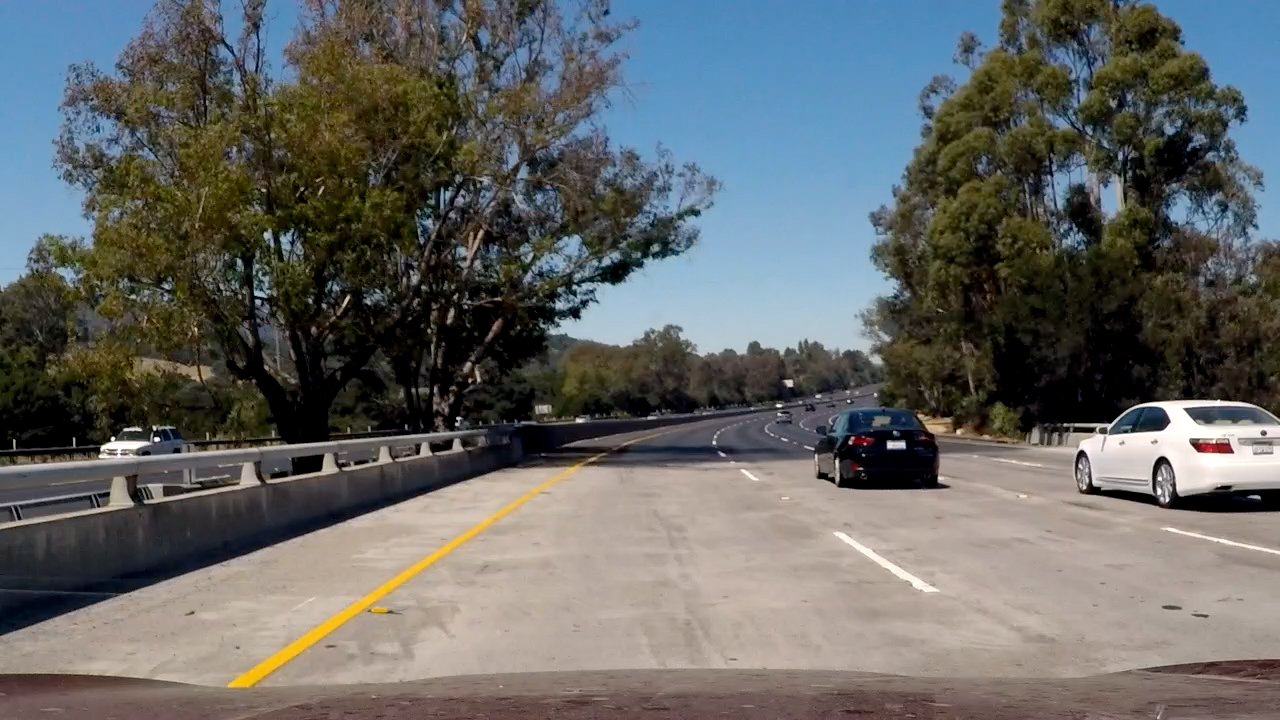
#> input picture test_images/test23.jpg, 1280 x 720 px
$ python -i thresholding.py   (imports and definitions only)   (older library calls are emulated)
#> lines starting #> are read from the running program, lines starting #| are printed output that depends on the picture
#> further down, picture is the input picture: shape (720, 1280, 3); mean B, G, R 100.6, 102.3, 100.5
import cv2
from matplotlib import pyplot as plt
import numpy as np
import pickle
from moviepy.editor import VideoFileClip

#test functions
enable_test = False

# [1 line that did not run here, left out]

def thresholding_pipeline(img, s_thresh=(170, 255), sx_thresh=(20, 100), g_thresh=(200, 255), l_thresh=(180, 255)):
#> called with s_thresh = (170, 255), sx_thresh = (20, 100), g_thresh = (200, 255), l_thresh = (180, 255)
    img = np.copy(img)
    img2 = np.copy(img)
    # Convert to HLS color space and separate the V channel
    hls = cv2.cvtColor(img, cv2.COLOR_BGR2HLS).astype(np.float)
    l_channel = hls[:,:,1]
    s_channel = hls[:,:,2]
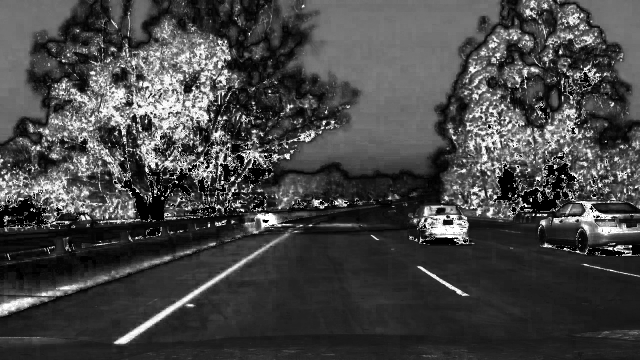
#> s_channel: shape (720, 1280) float64 (shown at 1/2 size); min 0, max 255, mean 68.9
    rgb = cv2.cvtColor(img2, cv2.COLOR_BGR2RGB).astype(np.float)

    # Sobel x
    sobelx = cv2.Sobel(l_channel, cv2.CV_64F, 1, 0) # Take the derivative in x
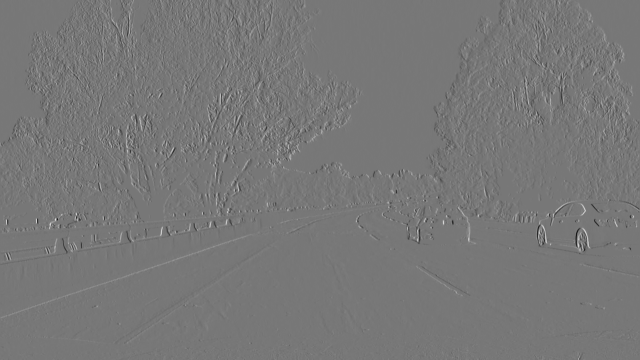
#> sobelx: shape (720, 1280) float64 (shown at 1/2 size); min -840, max 949, mean 0.2; drawn with min black and max white
    abs_sobelx = np.absolute(sobelx) # Absolute x derivative to accentuate lines away from horizontal
    scaled_sobel = np.uint8(255*abs_sobelx/np.max(abs_sobelx))

    # Threshold x gradient
    sxbinary = np.zeros_like(scaled_sobel)
    sxbinary[(scaled_sobel >= sx_thresh[0]) & (scaled_sobel <= sx_thresh[1])] = 1

    # Threshold color channel
    s_binary = np.zeros_like(s_channel)
    s_binary[(s_channel >= s_thresh[0]) & (s_channel <= s_thresh[1])] = 1
    mean_s = np.mean(s_binary)
    # Skip the channel if it has an abnormal dominance
    if mean_s > 0.04:
        s_binary = np.zeros_like(s_channel)
    g_channel = rgb[:,:,1]
    r_channel = rgb[:,:,0]
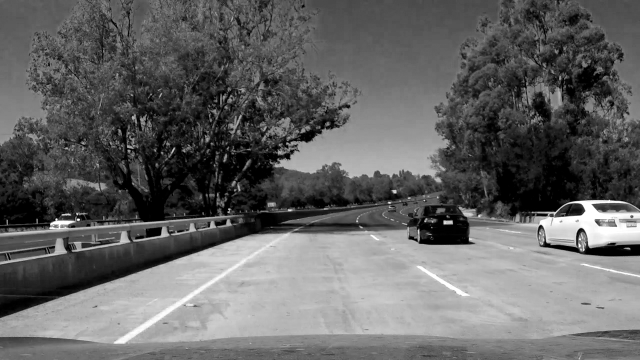
#> r_channel: shape (720, 1280) float64 (shown at 1/2 size); min 0, max 255, mean 100.5
    g_channel_binary = np.zeros_like(g_channel)
    r_channel_binary = np.zeros_like(r_channel)
    g_channel_binary[((g_channel > g_thresh[0]) & (g_channel <= g_thresh[1]))] = 1
    g_channel_binary[0:g_channel_binary.shape[0]//2, 0:g_channel_binary.shape[1]] = 0
    mean_g = np.mean(g_channel_binary)
    # Skip the channel if it has an abnormal dominance
    if mean_g > 0.04:
        g_channel_binary = np.zeros_like(g_channel)
    l_channel_binary = np.zeros_like(l_channel)
    l_channel_binary[((l_channel > l_thresh[0]) & (l_channel <= l_thresh[1]))] = 1
    l_channel_binary[0:l_channel_binary.shape[0]//2, 0:l_channel_binary.shape[1]] = 0
    l_channel_binary[l_channel_binary.shape[0]//2:l_channel_binary.shape[0], 0:l_channel_binary.shape[1]//5] = 0
    l_channel_binary[l_channel_binary.shape[0]//2:l_channel_binary.shape[0], l_channel_binary.shape[1] - l_channel_binary.shape[1]//5:l_channel_binary.shape[1]] = 0
    mean_l = np.mean(l_channel_binary)
    # Skip the channel if it has an abnormal dominance
    if mean_l > 0.01:
        l_channel_binary = np.zeros_like(l_channel)
    r_channel_binary[((r_channel > 220) & (r_channel <= 255))] = 1
    r_channel_binary[0:r_channel_binary.shape[0]//2, 0:r_channel_binary.shape[1]] = 0
    r_channel_binary[r_channel_binary.shape[0]//2:r_channel_binary.shape[0], r_channel_binary.shape[1] - r_channel_binary.shape[1]//5:r_channel_binary.shape[1]] = 0
    mean_r = np.mean(r_channel_binary)
    # Skip the channel if it has an abnormal dominance
    if mean_r > 0.01:
        r_channel_binary = np.zeros_like(r_channel)

    # Stack each channel
    combined_rg_and_l = np.zeros_like(g_channel_binary)
    combined_rg_and_l[(g_channel_binary > 0.0) | (l_channel_binary > 0.0) | (r_channel_binary > 0.0)] = 1
    color_binary = np.dstack(( combined_rg_and_l, sxbinary, s_binary))
    if enable_test == True:
        return color_binary*255
    else:
        return color_binary

# [23 lines left out: function region_of_interest, not called in this run]


# [36 lines not run here, left out]

>>> import cv2
>>> picture = cv2.imread('test_images/test23.jpg')
>>> result = thresholding_pipeline(picture)
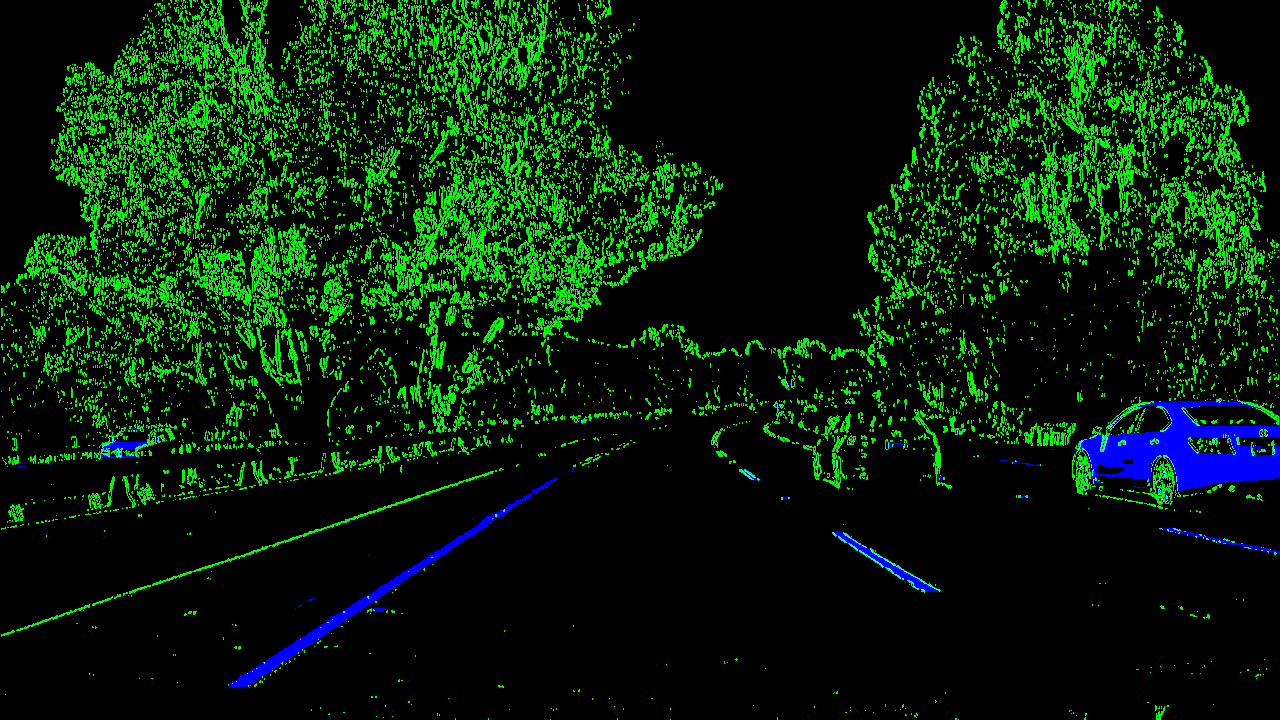
#> result: shape (720, 1280, 3) float64; mean B, G, R 0.0157, 0.117, 0

$ run again, on test_images/test1.jpg
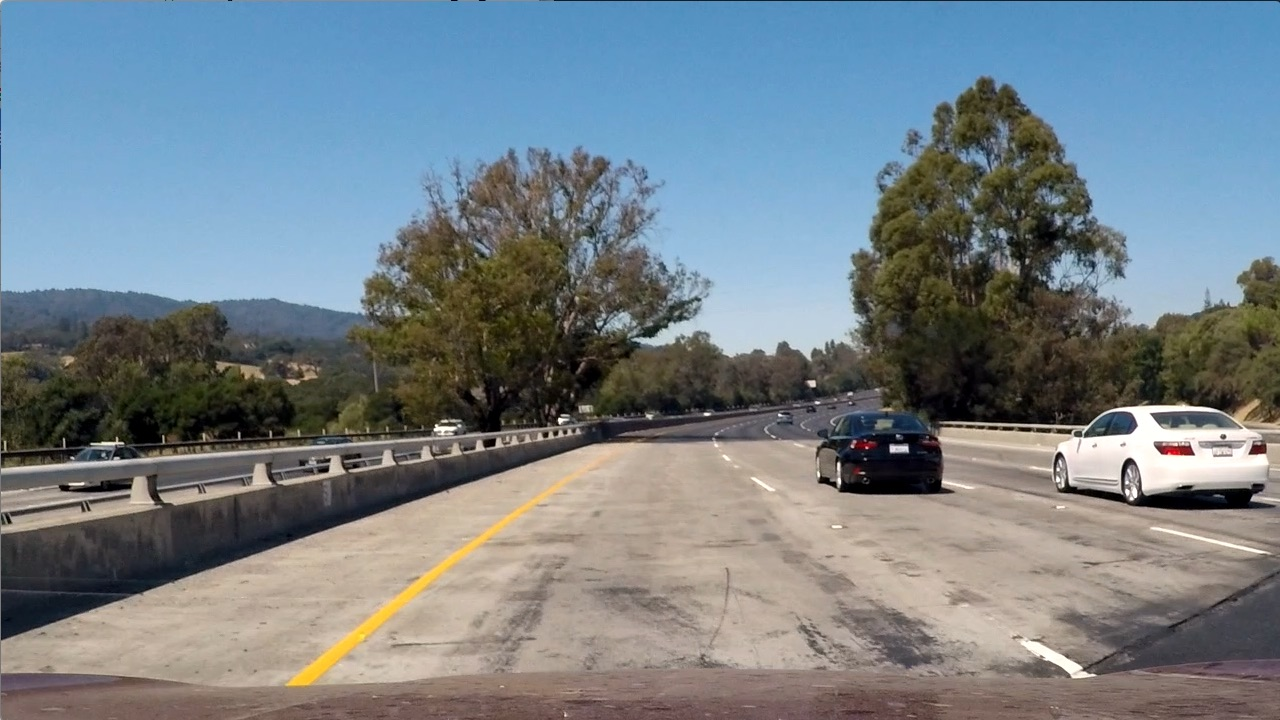
#> input picture test_images/test1.jpg, 1280 x 720 px
#> picture is the input picture: shape (720, 1280, 3); mean B, G, R 135.5, 128.7, 117.5
#> in thresholding_pipeline, `r_channel = rgb[:,:,0]`:
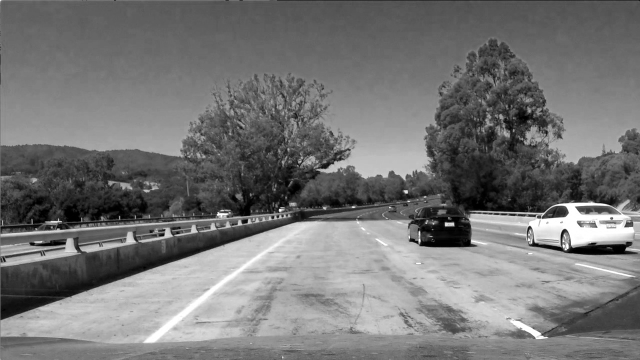
#> r_channel: shape (720, 1280) float64 (shown at 1/2 size); min 0, max 255, mean 117.5
#> `result = thresholding_pipeline(picture)`:
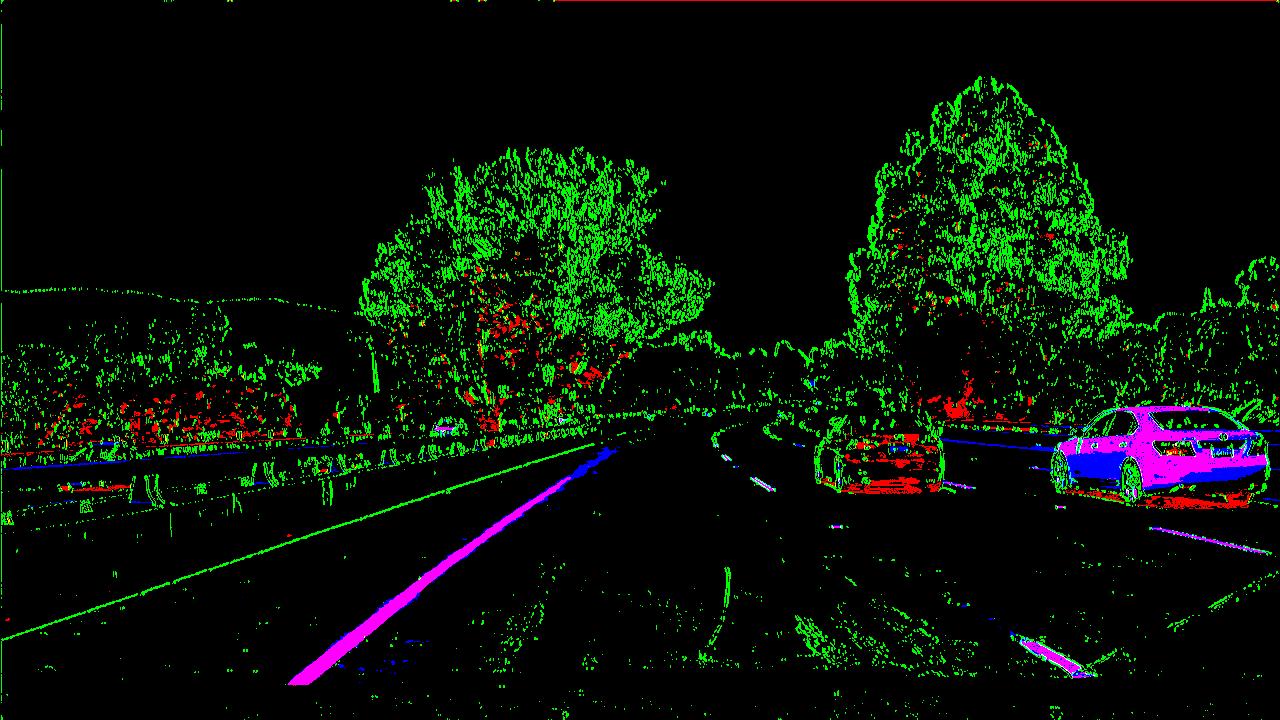
#> result: shape (720, 1280, 3) float64; mean B, G, R 0.0183, 0.0659, 0.021

$ run again, on test_images/test10.jpg
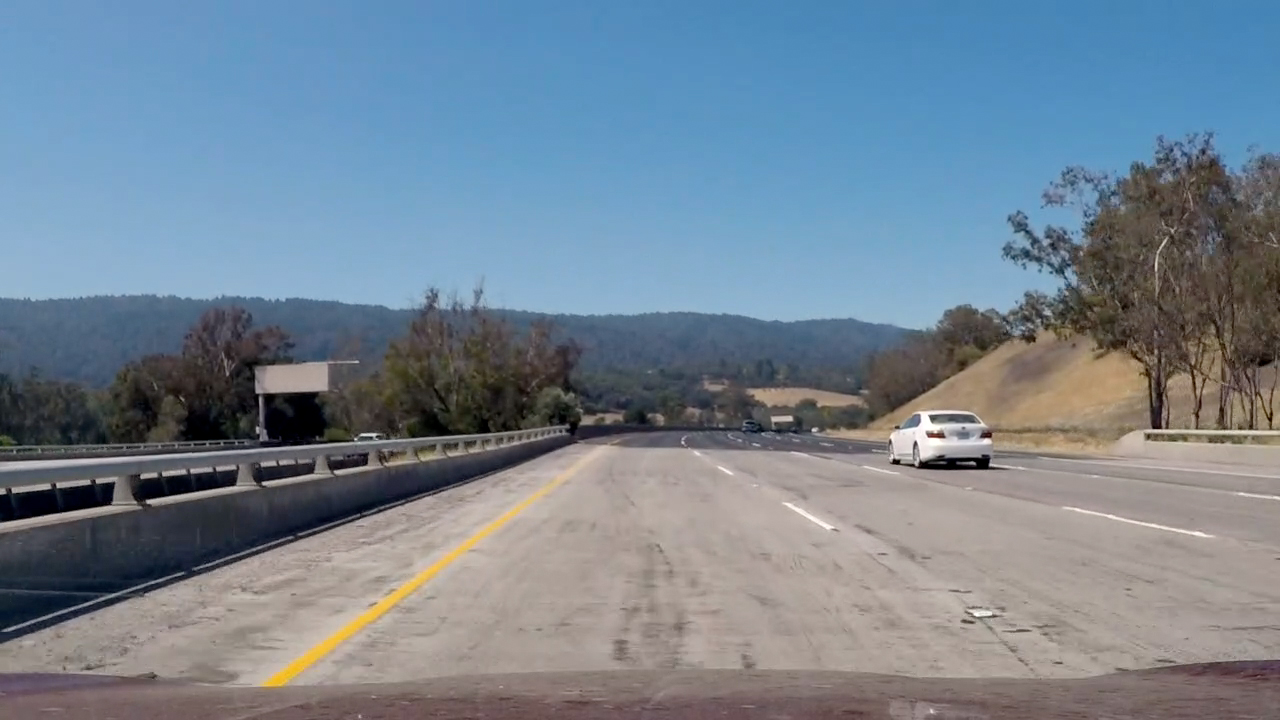
#> input picture test_images/test10.jpg, 1280 x 720 px
#> picture is the input picture: shape (720, 1280, 3); mean B, G, R 145.6, 131.7, 116.6
#> in thresholding_pipeline, `r_channel = rgb[:,:,0]`:
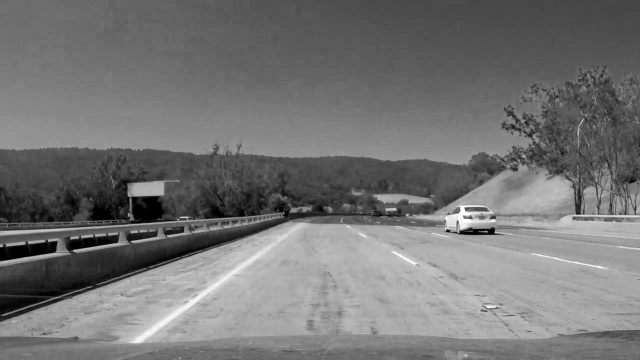
#> r_channel: shape (720, 1280) float64 (shown at 1/2 size); min 0, max 255, mean 116.6
#> `result = thresholding_pipeline(picture)`:
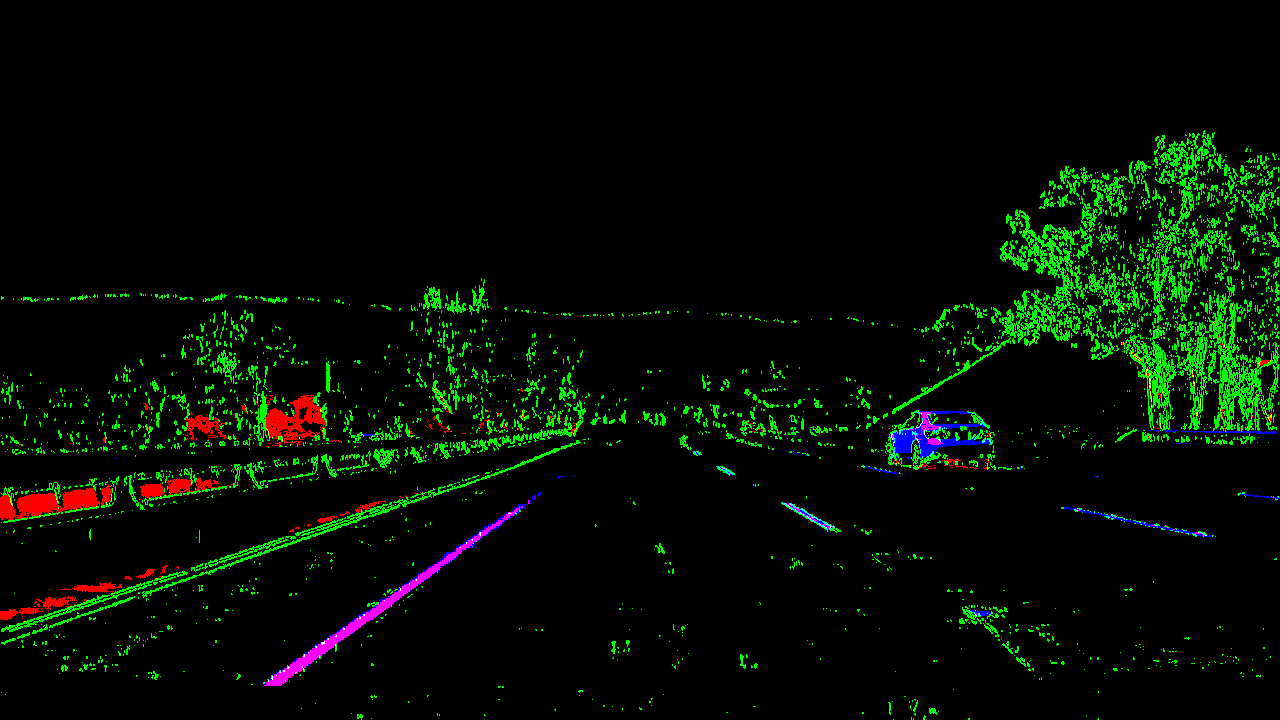
#> result: shape (720, 1280, 3) float64; mean B, G, R 0.00646, 0.0462, 0.0103
